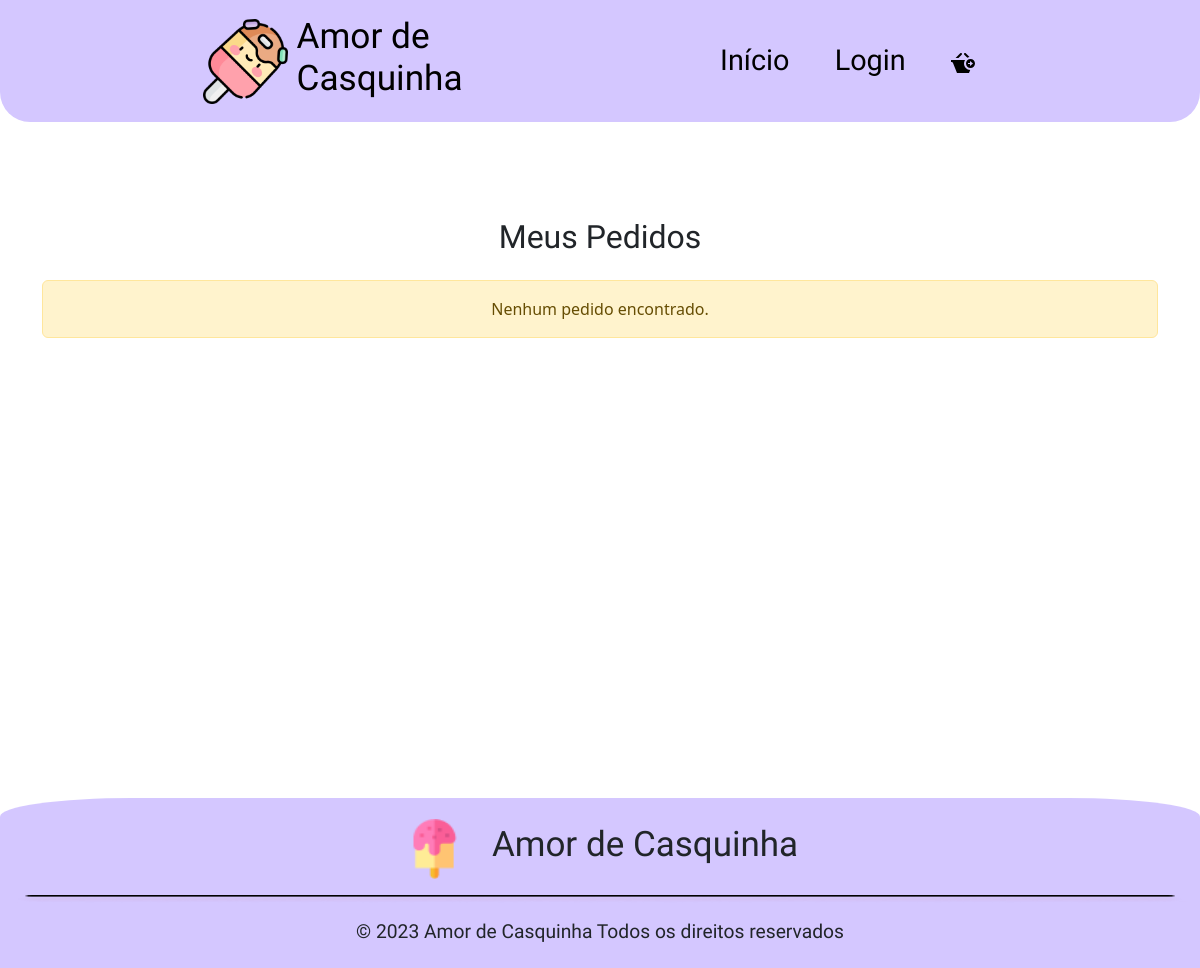
Before: /app/view/pedidos.php with the older database file.
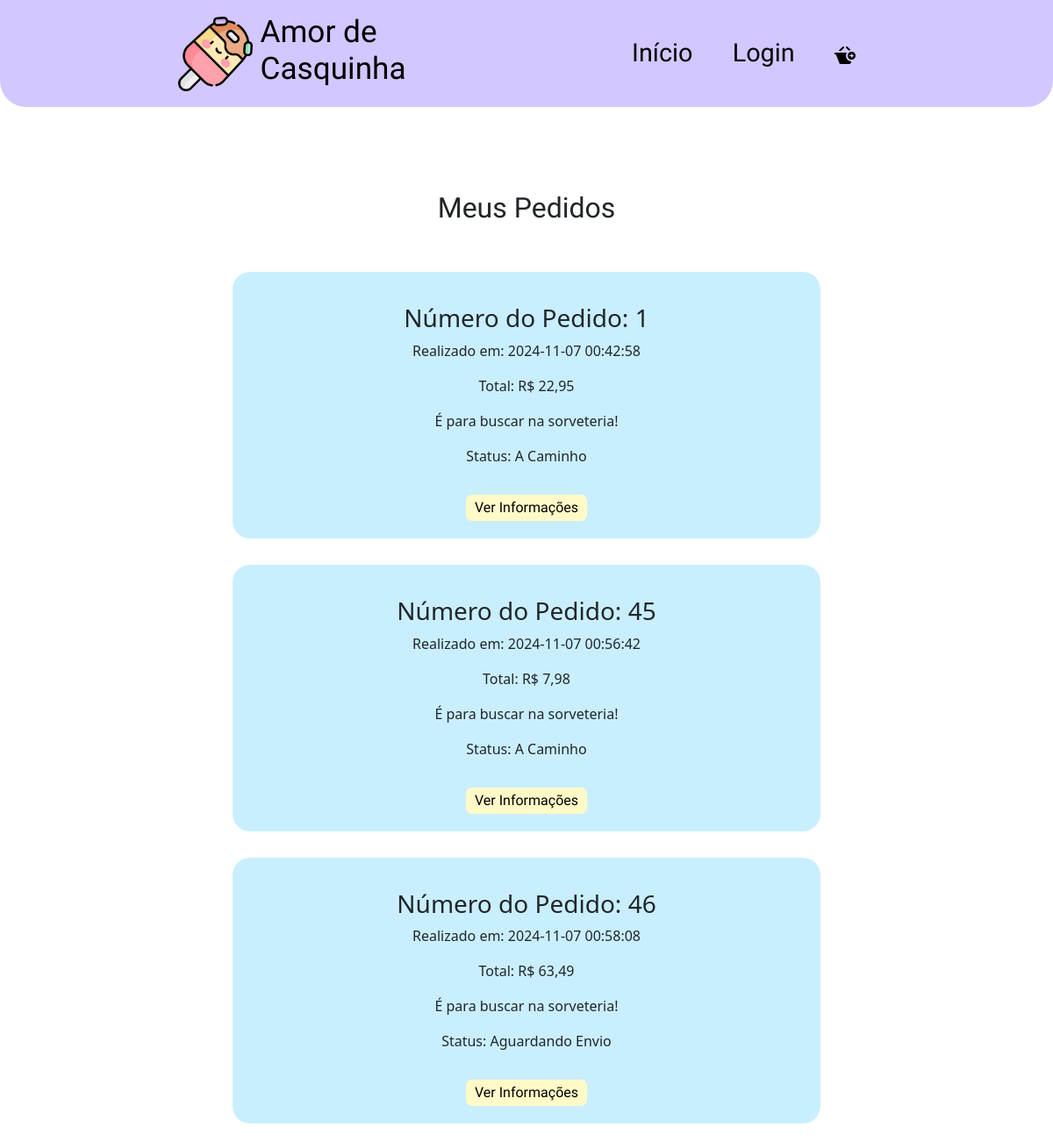
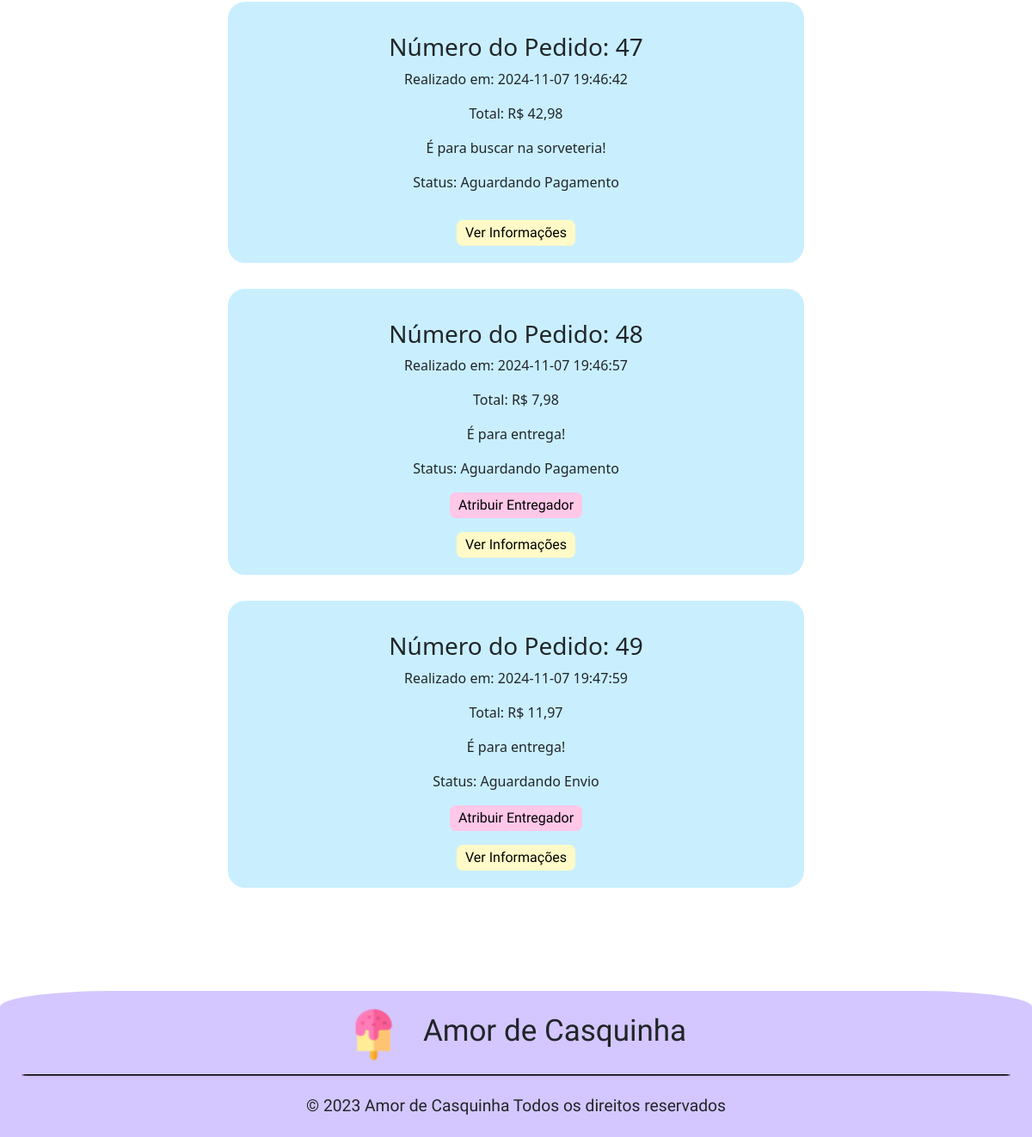
After: the same page with the newer database file (2 pictures, top to bottom).
### tables this page shows
CREATE TABLE `pedidos` (
  `idPedido` int(11) NOT NULL,
  `idCliente` int(11) NOT NULL,
  `dtPedido` datetime DEFAULT NULL,
  `dtPagamento` datetime DEFAULT NULL,
  `tipoFrete` int(11) DEFAULT 0 COMMENT '{ { 0, Retirada }, { 1, MOTOBOY } }',
  `rastreioFrete` varchar(255) DEFAULT NULL,
  `idEndereco` int(11) DEFAULT NULL,
  `valorTotal` decimal(12,2) DEFAULT NULL,
  `qtdItems` int(11) NOT NULL,
  `dtCancelamento` datetime DEFAULT NULL,
  `motivoCancelamento` text DEFAULT NULL,
  `statusPedido` enum('Aguardando Pagamento','Aguardando Envio','A Caminho','Entregue','Cancelado','Concluído','Entrega Falhou') DEFAULT 'Aguardando Pagamento',
  `idEntregador` int(11) DEFAULT NULL
);

### app/config/database.php (called while the page is built, shortened)
<?php
    class Database {
        private $host;
        private $db;
        private $user;
        private $pass;
        private $charset;
        private $conn;
        public function __construct() {
            $env = file_get_contents(__DIR__."/.env");
            $lines = explode("\n",$env);
            $this->host = 'localhost';
            $this->db = 'db_sorveteria';
            $this->user = 'root';
            $this->pass = '';
            $this->charset = 'utf8mb4';
        }
        public function getConnection() {
            $dsn = "mysql:host={$this->host};dbname={$this->db};charset={$this->charset}";
            $options = [
                PDO::ATTR_ERRMODE            => PDO::ERRMODE_EXCEPTION,
                PDO::ATTR_DEFAULT_FETCH_MODE => PDO::FETCH_ASSOC,
                PDO::ATTR_EMULATE_PREPARES   => false,
            ];
            try {
                $this->conn = new PDO($dsn, $this->user, $this->pass, $options);
            } catch (PDOException $e) {
                throw new PDOException($e->getMessage(), (int)$e->getCode());
            }
            return $this->conn;
        }
}

### app/model/pedido.php (called while the page is built, shortened)
<?php
require_once '../config/database.php';
class Pedido {
    private $conn;
    public function __construct() {
        try {
            $database = new DataBase();
            $this->conn = $database->getConnection();
        } catch (PDOException $e) {
            throw new Exception("Erro ao conectar com o banco de dados: " . $e->getMessage());
        }
    }
    public function listarPedidos() {
        try {
            $stmt = $this->conn->prepare("CALL ListarPedidos()");
            $stmt->execute();
            $pedidos = [];
            if ($stmt->rowCount() > 0) {
                $pedidos = $stmt->fetchAll(PDO::FETCH_ASSOC);
            }
            return $pedidos;
        } catch (PDOException $e) {
            throw new Exception("Erro ao listar pedidos: " . $e->getMessage());
        }
    }
}
?>

### app/controller/pedidoController.php (called while the page is built, shortened)
<?php
require_once '../model/pedido.php';
class PedidoController {
    private $pedidoModel;
    public function __construct() {
        $this->pedidoModel = new Pedido();
    }
    public function listarPedidos() {
        try {
            return $this->pedidoModel->listarPedidos();
        } catch (Exception $e) {
            return ["error" => $e->getMessage()];
        }
    }
}
?>

### app/view/pedidos.php (the view, shortened to what this page needs)
<?php
require_once '../controller/pedidoController.php';
$pedidoController = new PedidoController();
?>
<!DOCTYPE html>
<html lang="pt-br">
<head>
    <link href="https://cdn.jsdelivr.net/npm/bootstrap@5.3.2/dist/css/bootstrap.min.css" rel="stylesheet">
    <link rel="stylesheet" href="style/CabecalhoRodape.css">
    <link rel="stylesheet" href="style/pedidosS.css">
</head>
<body>
    <?php include_once 'components/header.php'; ?>
    <main class="container my-5 text-center flex flex-column justify-content-center">
        <h1 class="mb-4">Meus Pedidos</h1>
        <?php
        $pedidos = $pedidoController->listarPedidos();
        if (!empty($pedidos)) {
            foreach ($pedidos as $pedido) {
                $redirectAtribuirEntregador = 'atribuirEntregador.php?idPedido=' . $pedido['idPedido'];
                $redirectToInformacao = 'informacoesPedido.php?idPedido=' . $pedido['idPedido'];
                ?>
                <div class="conteiner0">
                    <div class="conteiner1">
                        <h3 class="titulo mt-3">Número do Pedido: <?= htmlspecialchars($pedido['idPedido']); ?></h3>
                        <p>Realizado em: <?= htmlspecialchars($pedido['dtPedido']); ?></p>
                        <p>Total: R$ <?= number_format($pedido['valorTotal'], 2, ',', '.'); ?></p>
                        <p><?= ($pedido['tipoFrete'] == 1 ? 'É para entrega!' : 'É para buscar na sorveteria!'); ?></p>
                        <p>Status: <?= htmlspecialchars($pedido['statusPedido']); ?></p>
                        <?php
                        if ($pedido['tipoFrete'] == 1 && is_null($pedido['idEntregador'])) {
                            ?>
                            <button class="btnAtribuir"><a href="<?= $redirectAtribuirEntregador; ?>">Atribuir Entregador</a></button>
                            <?php
                        } else if ($pedido['tipoFrete'] == 1) {
                            ?>
                            <p>Entregador <?= htmlspecialchars($pedido['idEntregador']); ?> atribuído ao pedido</p>
                            <?php
                        }
                        ?>
                        <button class="btnVerInfos mt-3"><a href="<?= $redirectToInformacao; ?>">Ver Informações</a></button>
                    </div>
                </div>
                <?php
            }
        } else {
            ?>
            <div class="alert alert-warning">Nenhum pedido encontrado.</div>
            <?php
        }
        ?>
    </main>
    <?php include_once 'components/footer.php'; ?>
</body>
</html>

### app/view/components/header.php (shortened to what this page needs)
<header>
    <div class="conteiner-fluid d-flex justify-content-around cabecalho align-items-center">
        <div class="logo">
            <img src="../images/iceCream.png" alt="Logo Amor de Casquinha" class="logo">
            <h4 class="titulo1">Amor de Casquinha</h4>
        </div>
        <nav class="navigation text-center">
            <?php
            if(isset($_SESSION["userEmail"])){
                switch($_SESSION["userPerfil"]){
                    case "CLIE":
                        echo "<a href='index.php'>Início</a>";
                        echo "<a href='sobre.php'>Perfil</a>";
                        echo "<a href='carrinho.php'><svg xmlns='http://www.w3.org/2000/svg' width='24' height='24' viewBox='0 0 24 24'><path d='M19.5 8c-2.485 0-4.5 2.015-4.5 4.5s2.015 4.5 4.5 4.5 4.5-2.015 4.5-4.5-2.015-4.5-4.5-4.5zm-.5 7v-2h-2v-1h2v-2l3 2.5-3 2.5zm-5.701-11.26c-.207-.206-.299-.461-.299-.711 0-.524.407-1.029 1.02-1.029.262 0 .522.1.721.298l3.783 3.783c-.771.117-1.5.363-2.158.726l-3.067-3.067zm-.299 8.76c0-1.29.381-2.489 1.028-3.5h-14.028v2h.643c.535 0 1.021.304 1.256.784l4.101 10.216h12l1.211-3.015c-3.455-.152-6.211-2.993-6.211-6.485zm-2.299-8.76c.207-.206.299-.461.299-.711 0-.524-.407-1.029-1.02-1.029-.261 0-.522.1-.72.298l-4.701 4.702h2.883l3.259-3.26z' class='carrinho'/></svg></a>";
                        break;
                    case "FUNC":
                        echo "<a href='pedidos.php'>Pedidos</a>";
                        echo "<a href='pessoas.php'>Pessoas</a>";
                        break;
                    case "FADM":
                        echo "<a href='pedidos.php'>Pedidos</a>";
                        echo "<a href='editarProdutos.php'>Produtos</a>";
                        echo "<a href='pessoas.php'>Pessoas</a>";
                        break;
                    default:
                        echo "<a href='index.php'>Início</a>";
                        echo "<a href='login.php'>Login</a>";
                        echo "<a href='carrinho.php'><svg xmlns='http://www.w3.org/2000/svg' width='24' height='24' viewBox='0 0 24 24'><path d='M19.5 8c-2.485 0-4.5 2.015-4.5 4.5s2.015 4.5 4.5 4.5 4.5-2.015 4.5-4.5-2.015-4.5-4.5-4.5zm-.5 7v-2h-2v-1h2v-2l3 2.5-3 2.5zm-5.701-11.26c-.207-.206-.299-.461-.299-.711 0-.524.407-1.029 1.02-1.029.262 0 .522.1.721.298l3.783 3.783c-.771.117-1.5.363-2.158.726l-3.067-3.067zm-.299 8.76c0-1.29.381-2.489 1.028-3.5h-14.028v2h.643c.535 0 1.021.304 1.256.784l4.101 10.216h12l1.211-3.015c-3.455-.152-6.211-2.993-6.211-6.485zm-2.299-8.76c.207-.206.299-.461.299-.711 0-.524-.407-1.029-1.02-1.029-.261 0-.522.1-.72.298l-4.701 4.702h2.883l3.259-3.26z' class='carrinho'/></svg></a>";
                        break;
                }
                echo "<a href='../controller/logoff.php'>Sair</a>";
            }
            else
            {
                echo "<a href='index.php'>Início</a>";
                echo "<a href='login.php'>Login</a>";
                echo "<a href='carrinho.php'><svg xmlns='http://www.w3.org/2000/svg' width='24' height='24' viewBox='0 0 24 24'><path d='M19.5 8c-2.485 0-4.5 2.015-4.5 4.5s2.015 4.5 4.5 4.5 4.5-2.015 4.5-4.5-2.015-4.5-4.5-4.5zm-.5 7v-2h-2v-1h2v-2l3 2.5-3 2.5zm-5.701-11.26c-.207-.206-.299-.461-.299-.711 0-.524.407-1.029 1.02-1.029.262 0 .522.1.721.298l3.783 3.783c-.771.117-1.5.363-2.158.726l-3.067-3.067zm-.299 8.76c0-1.29.381-2.489 1.028-3.5h-14.028v2h.643c.535 0 1.021.304 1.256.784l4.101 10.216h12l1.211-3.015c-3.455-.152-6.211-2.993-6.211-6.485zm-2.299-8.76c.207-.206.299-.461.299-.711 0-.524-.407-1.029-1.02-1.029-.261 0-.522.1-.72.298l-4.701 4.702h2.883l3.259-3.26z' class='carrinho'/></svg></a>";
            }
            ?>
        </nav>
    </div>
</header>

### app/view/components/footer.php (shortened to what this page needs)
<footer>
    <div class="conteiner-fluid d-flex justify-content-center rodape align-items-center flex-column">
        <div class="d-flex flex-row justify-content-around align-items-center">
            <img src="../images/image 1.png" alt="Logo Amor de Casquinha" class="pe-4 logo">
            <h3>Amor de Casquinha</h3>
        </div>
        <img src="../images/Rectangle 1048.png" class="pt-3 linha">
        <div class="text-center">
            <p>&copy; 2023 Amor de Casquinha Todos os direitos reservados</p>
        </div>
    </div>
</footer>

### app/view/style/CabecalhoRodape.css (style rules this page uses)
:root { --roxo-bebe: #D4C7FF; --Nunito: 'Nunito', sans-serif; --Agbalumo: 'Agbalumo'; }
* { padding: 0; margin: 0; }
header { position: fixed; width: 100%; padding: 20px; display: flex; justify-content: space-around; z-index: 2; }
header img { width: 30px; height: 30px; }
.logo { display: flex; font-family: var(--Agbalumo); transition: 0.3s; align-items: center; }
.logo img { width: 40px; height: auto; margin-right: 9px; }
nav.navigation { display: none; font-family: var(--Nunito); }
.cabecalho { background-color: var(--roxo-bebe); height: 130px; font-family: var(--Agbalumo); font-size: 24px; border-radius: 0 0 11% 11%; position: fixed; width: 100vw; top: 0; z-index: 999; }
main { padding-top: 150px; }
.titulo1 { font-family: var(--Agbalumo); font-size: 1.30rem; color: black; }
.cabecalho a, a:visited, a:active { color: black; text-decoration: none; }
.rodape { padding-top: 15px; background-color: var(--roxo-bebe); height: 170px; font-family: var(--Agbalumo); font-size: 24px; border-radius: 11% 11% 0 0; margin-top: 10%; }
.rodape p { font-size: 1rem; margin-top: 15px; }
@media (min-width: 768px) { .cabecalho { height: 122px; border-radius: 0 0 30px 30px; } }
@media (min-width: 768px) { nav.navigation { display: flex; align-items: center; justify-content: space-around; width: 25%; } }
@media (min-width: 768px) { .navigation a { margin: 0 5px; font-family: var(--Agbalumo); font-size: 1.80rem; } }
@media (min-width: 768px) { .titulo1 { display: block; width: 450px; font-size: 2.20rem; } }
@media (min-width: 768px) { .logo img { width: 89px; height: 85px; } }
@media (min-width: 768px) { .rodape .linha { width: 1176px; height: 24px; } }
@media (min-width: 768px) { .logo { width: 90px; height: 60px; } }
@media (min-width: 768px) { .rodape h3 { font-family: var(--Agbalumo); font-size: 35px; } }
@media (min-width: 768px) { .rodape p { font-size: 19.254px; } }

### app/view/style/pedidosS.css (style rules this page uses)
:root { --roxo-bebe: #D4C7FF; --Nunito: 'Nunito', sans-serif; --Agbalumo: 'Agbalumo'; --azul-bebe: #C9EFFF; --rosa-bebe: #FFC7E8; --amarelo-bebe: #FFFAC7; --verde-bebe: #E2FFC7; }
main { min-height: calc(100vh - 170px); }
h1 { font-family: var(--Agbalumo); font-size: 2rem; width: 70%; text-align: center; margin: 20px auto; }
.conteiner0 { display: flex; align-items: center; flex-direction: column; justify-content: center; }
.conteiner1 { background-color: var(--azul-bebe); padding: 20px 15px; border-radius: 20px; margin-top: 30px; }
.btnAtribuir { background-color: var(--rosa-bebe); border: none; border-radius: 7px; font-family: var(--Agbalumo); padding: 1px 10px; height: 30px; }
.btnVerInfos { background-color: var(--amarelo-bebe); border: none; border-radius: 7px; font-family: var(--Agbalumo); padding: 1px 10px; height: 30px; }
.btnAtribuir a, a:visited, a:active { text-decoration: none; color: black; }
.btnVerInfos a, a:visited, a:active { text-decoration: none; color: black; }
@media (min-width: 768px) { .conteiner1 { width: 60%; display: flex; align-items: center; flex-direction: column; } }
@media (min-width: 768px) { .titulo { display: flex; justify-content: center; margin-left: 0 !important; } }

Changed rows visible on the page:
added pedidos: idPedido "1", dtPedido "2024-11-07 00:42:58", valorTotal "22,95", tipoFrete "É para buscar na sorveteria!", statusPedido "A Caminho"
added pedidos: idPedido "45", dtPedido "2024-11-07 00:56:42", valorTotal "7,98", tipoFrete "É para buscar na sorveteria!", statusPedido "A Caminho"
added pedidos: idPedido "46", dtPedido "2024-11-07 00:58:08", valorTotal "63,49", tipoFrete "É para buscar na sorveteria!", statusPedido "Aguardando Envio"
added pedidos: idPedido "47", dtPedido "2024-11-07 19:46:42", valorTotal "42,98", tipoFrete "É para buscar na sorveteria!", statusPedido "Aguardando Pagamento"
added pedidos: idPedido "48", dtPedido "2024-11-07 19:46:57", valorTotal "7,98", tipoFrete "É para entrega!", statusPedido "Aguardando Pagamento"
added pedidos: idPedido "49", dtPedido "2024-11-07 19:47:59", valorTotal "11,97", tipoFrete "É para entrega!", statusPedido "Aguardando Envio"
Other visible differences:
text no longer shown: "Nenhum pedido encontrado."
